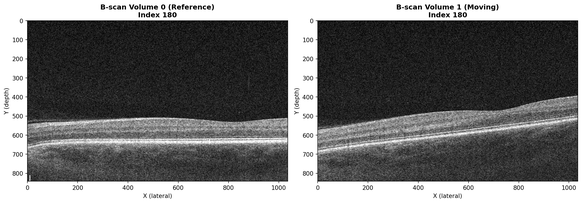
#> input picture all_results/debug_rotation_output/01_original_bscans.png, 582 x 203 px, shrunk from 2083 x 727 before the run
$ python -i test_rotation_alignment_debug.py   (imports and definitions only)
#> lines starting #> are read from the running program, lines starting #| are printed output that depends on the picture
#> further down, picture is the input picture: shape (203, 582, 3); min 0, max 255, mean 111.2
#!/usr/bin/env python3
"""
Debug script for rotation alignment algorithm.
Tests the contour-based rotation alignment on two specific B-scans from EM001.

Loads:
- B-scan 180 from volume 0 (first folder)
- B-scan 180 from volume 1 (second folder)

Provides:
- Extensive logging at every step
- 4 visualizations:
  1. Original B-scans side-by-side
  2. Detected surfaces for multiple angles
  3. Score vs angle plot
  4. Best alignment result with overlay
"""

import numpy as np
from scipy import ndimage
import matplotlib.pyplot as plt
import cv2
import os
from pathlib import Path

# ============================================================================
# CROPPING FUNCTION (from oct_loader.py)
# ============================================================================

# [9 lines left out: function crop_bscan, not called in this run]


# ============================================================================
# COPIED FUNCTIONS FROM rotation_alignment.py WITH ADDED LOGGING
# ============================================================================

def preprocess_oct_for_visualization(img, verbose=False):
    """
    Preprocess OCT B-scan for visualization (same as rotation_alignment.py).
    """
#> called with verbose = False
    if verbose:
        print(f"    [PREPROCESS] Input shape: {img.shape}, min: {img.min():.2f}, max: {img.max():.2f}")

    # Normalize to 0-255
    img_norm = ((img - img.min()) / (img.max() - img.min() + 1e-8) * 255).astype(np.uint8)

    # Step 1: Non-local means denoising
    denoised = cv2.fastNlMeansDenoising(img_norm, h=25, templateWindowSize=7, searchWindowSize=21)
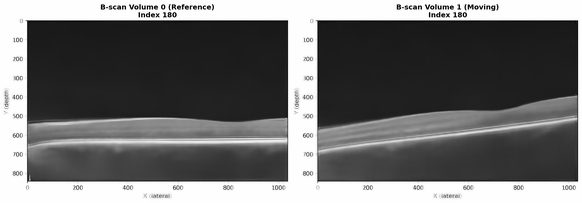
#> denoised: shape (203, 582, 3); min 0, max 254, mean 110.2
    if verbose:
        print(f"    [PREPROCESS] After NLM denoising: min: {denoised.min()}, max: {denoised.max()}")

    # Step 2: Bilateral filtering
    denoised = cv2.bilateralFilter(denoised, d=11, sigmaColor=150, sigmaSpace=150)
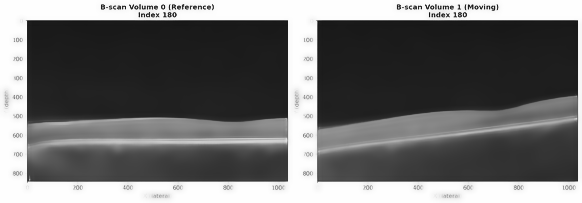
#> denoised: shape (203, 582, 3); min 16, max 254, mean 110.2
    if verbose:
        print(f"    [PREPROCESS] After bilateral: min: {denoised.min()}, max: {denoised.max()}")

    # Step 3: Median filter
    denoised = cv2.medianBlur(denoised, 15)
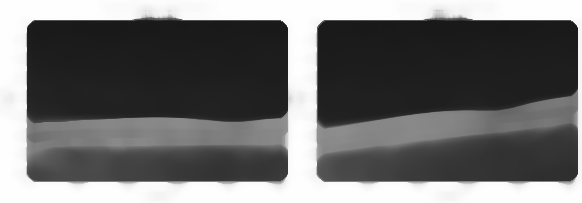
#> denoised: shape (203, 582, 3); min 24, max 254, mean 110.8
    if verbose:
        print(f"    [PREPROCESS] After median blur: min: {denoised.min()}, max: {denoised.max()}")

    # Step 4: Threshold
#> (the run stopped early here; a loop or call above may not have finished)

$ run again, on notebooks/3d_merged_multiangle.png
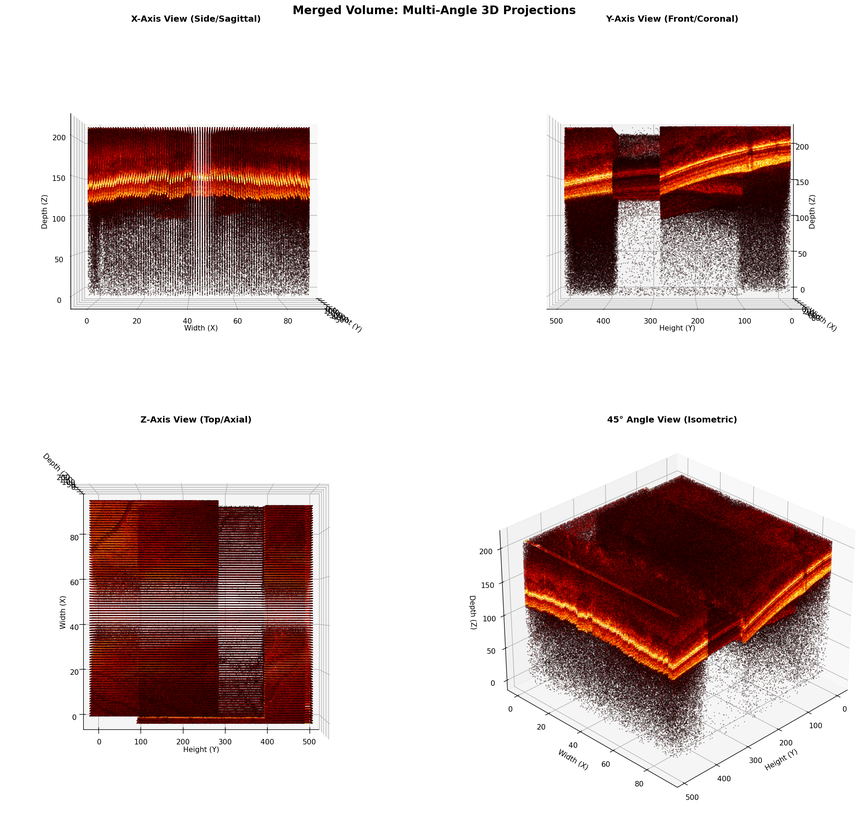
#> input picture notebooks/3d_merged_multiangle.png, 868 x 813 px, shrunk from 2516 x 2359 before the run
#> picture is the input picture: shape (813, 868, 3); mean B, G, R 197.1, 198.8, 213.8
#> in preprocess_oct_for_visualization, `denoised = cv2.bilateralFilter(denoised, d=11, sigmaColor=150, sigmaSp..`:
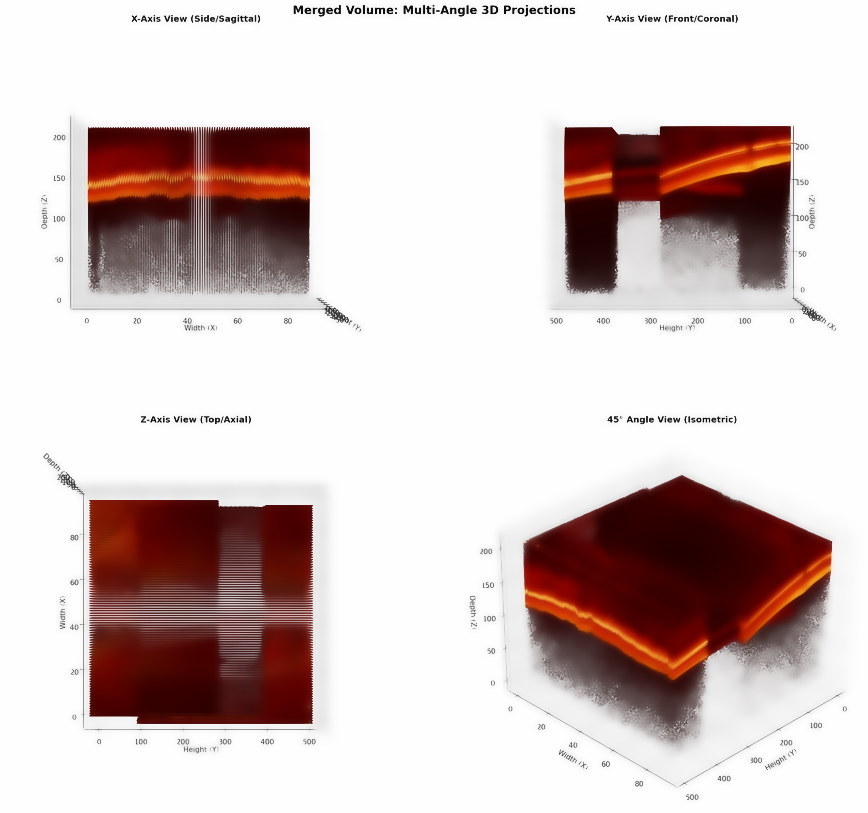
#> denoised: shape (813, 868, 3); mean B, G, R 196.4, 198, 213
#> in preprocess_oct_for_visualization, `denoised = cv2.medianBlur(denoised, 15)`:
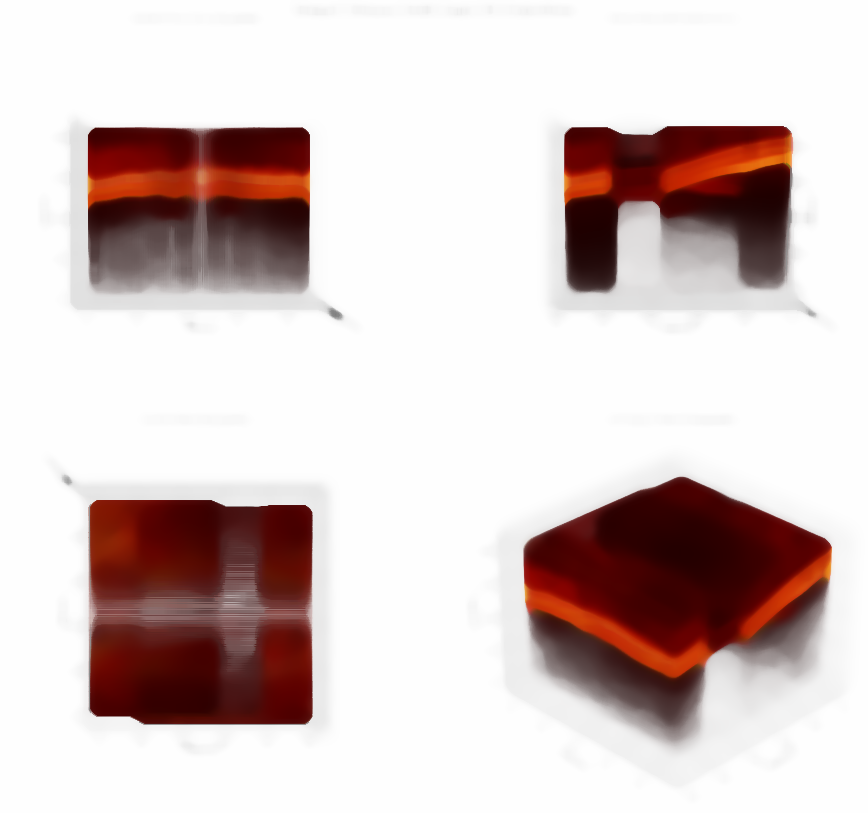
#> denoised: shape (813, 868, 3); mean B, G, R 197.4, 198.9, 214.2
